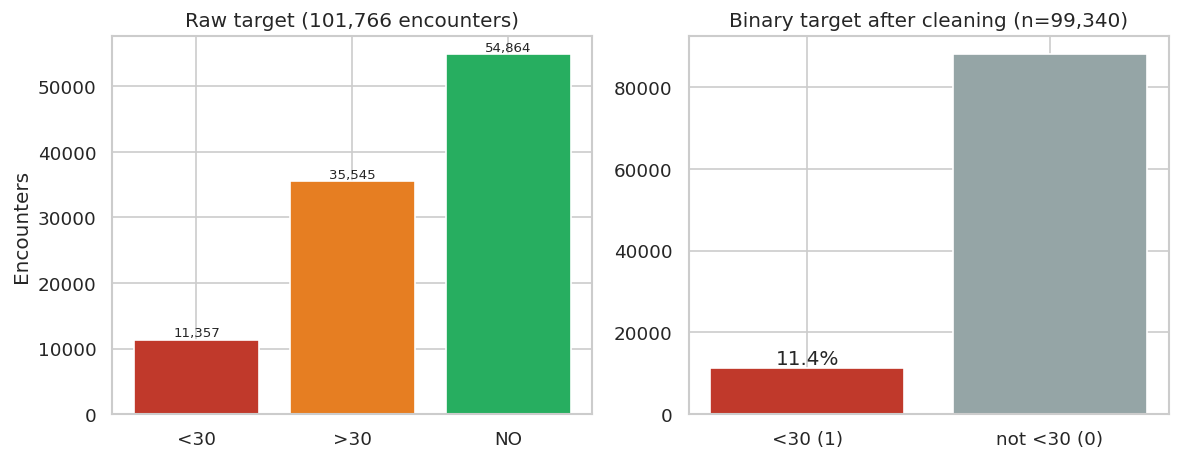
#> input picture reports/figures/eda/eda_plot_1_cell_5.png, 1180 x 460 px, found by its file name
$ python make_dashboard.py
#> lines starting #> are read from the running program, lines starting #| are printed output that depends on the picture
import os
from pathlib import Path
from PIL import Image, ImageDraw, ImageFont

# Paths
root = Path("d:/New26-27/diabetes-readmission-prediction")
fig_dir = root / "reports/figures"
eda_dir = fig_dir / "eda"

# Load source images
img_eda_target = Image.open(eda_dir / "eda_plot_1_cell_5.png") # (1180, 460)
#> img_eda_target is the input picture: PIL image 1180x460 RGBA; mean R, G, B, A 216.6, 219.8, 208.3, 255
img_eda_enc = Image.open(eda_dir / "eda_plot_3_cell_9.png")     # (940, 460)
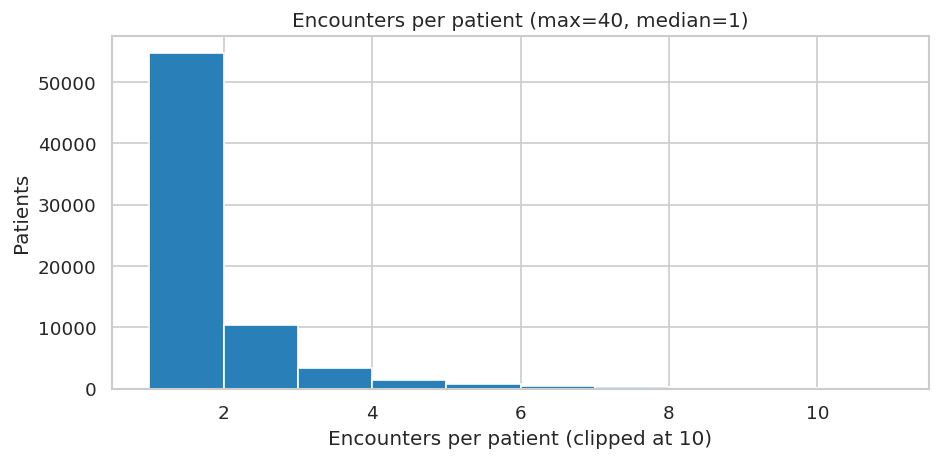
#> input picture reports/figures/eda/eda_plot_3_cell_9.png, 940 x 460 px, found by its file name
#> img_eda_enc is the input picture: PIL image 940x460 RGBA; mean R, G, B, A 235.4, 241.7, 245.8, 255
img_roc = Image.open(fig_dir / "roc_curve.png")                 # (720, 600)
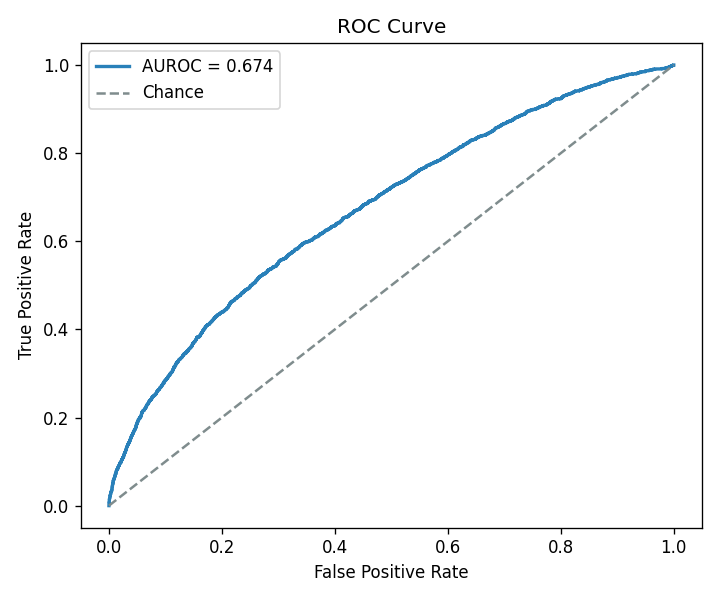
#> input picture reports/figures/roc_curve.png, 720 x 600 px, found by its file name
#> img_roc is the input picture: PIL image 720x600 RGBA; mean R, G, B, A 249.2, 249.9, 250.3, 255
img_pr = Image.open(fig_dir / "pr_curve.png")                   # (720, 600)
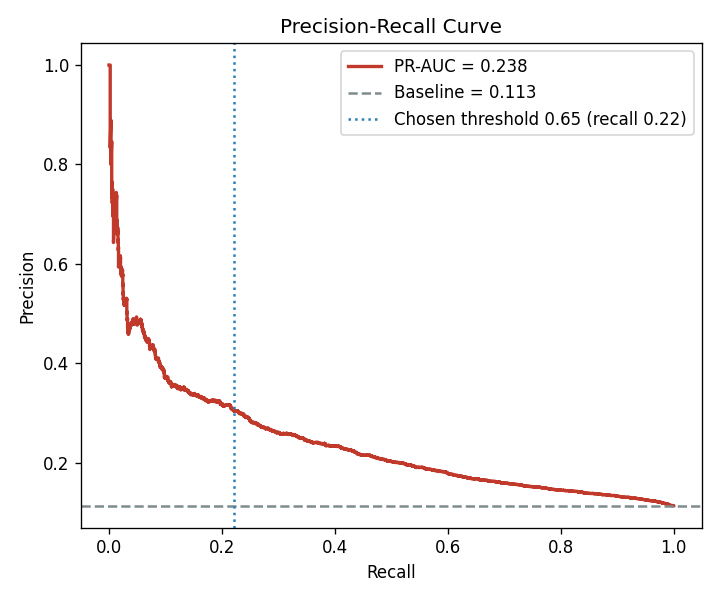
#> input picture reports/figures/pr_curve.png, 720 x 600 px, found by its file name
#> img_pr is the input picture: PIL image 720x600 RGBA; mean R, G, B, A 249.4, 248.2, 248.2, 255
img_cm = Image.open(fig_dir / "confusion_matrix.png")           # (600, 480)
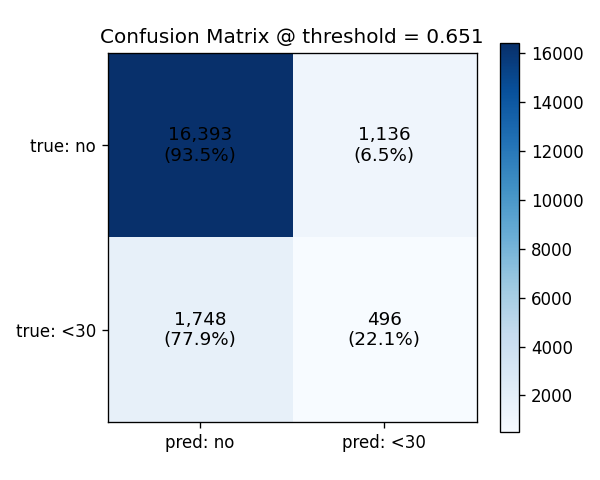
#> input picture reports/figures/confusion_matrix.png, 600 x 480 px, found by its file name
#> img_cm is the input picture: PIL image 600x480 RGBA; mean R, G, B, A 209.9, 217.9, 227.9, 255
img_shap = Image.open(fig_dir / "shap_summary.png")             # (1080, 720)
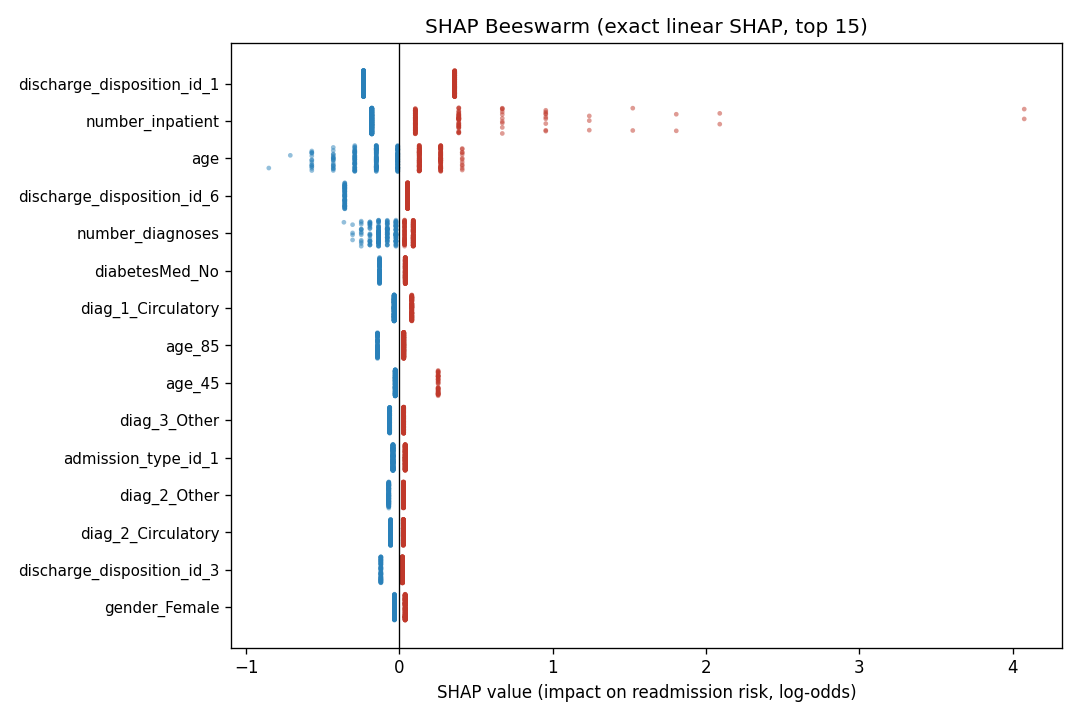
#> input picture reports/figures/shap_summary.png, 1080 x 720 px, found by its file name
#> img_shap is the input picture: PIL image 1080x720 RGBA; mean R, G, B, A 249.1, 248.9, 249.1, 255

# Also rename/copy the top individual plots for easy sharing
img_eda_target.save(fig_dir / "01_before_target_imbalance.png")
img_shap.save(fig_dir / "03_after_shap_explainability.png")

# Combine ROC and PR into one side-by-side performance image
roc_pr_w = img_roc.width + img_pr.width
#> roc_pr_w = 1440
roc_pr_h = max(img_roc.height, img_pr.height)
#> roc_pr_h = 600
roc_pr_comb = Image.new("RGB", (roc_pr_w, roc_pr_h), (255, 255, 255))
#> roc_pr_comb: PIL image 1440x600 RGB; every value is 255
roc_pr_comb.paste(img_roc, (0, 0))
roc_pr_comb.paste(img_pr, (img_roc.width, 0))
roc_pr_comb.save(fig_dir / "02_after_model_performance.png")

# Now build the Comprehensive Master Dashboard (Canvas: 2400 x 1700, clean dark-navy header & crisp cards)
canvas_w = 2400
canvas_h = 1750
dashboard = Image.new("RGB", (canvas_w, canvas_h), (244, 246, 249)) # Light modern slate background
draw = ImageDraw.Draw(dashboard)

# Try default or standard fonts
try:
    font_title = ImageFont.truetype("arial.ttf", 46)
    font_subtitle = ImageFont.truetype("arial.ttf", 26)
    font_sec = ImageFont.truetype("arialbd.ttf", 32)
    font_badge = ImageFont.truetype("arialbd.ttf", 20)
    font_card_title = ImageFont.truetype("arialbd.ttf", 24)
    font_footer = ImageFont.truetype("arial.ttf", 22)
except:
    font_title = ImageFont.load_default()
    font_subtitle = font_title
    font_sec = font_title
    font_badge = font_title
    font_card_title = font_title
    font_footer = font_title

# 1. Header Banner (Dark Medical Navy)
draw.rectangle([(0, 0), (canvas_w, 140)], fill=(16, 37, 66)) # #102542

draw.text((60, 25), "HOSPITAL READMISSION PREDICTION — END-TO-END CLINICAL ML PIPELINE", fill=(255, 255, 255), font=font_title)
draw.text((60, 85), "UCI Diabetes 130-US Hospitals (101,766 Patients) | LightGBM + Linear SHAP + ONNX | PAEP Program", fill=(144, 194, 249), font=font_subtitle)

# 2. Section 1 Badge: BEFORE TRAINING (EDA & Imbalance)
draw.rounded_rectangle([(60, 165), (560, 215)], radius=10, fill=(217, 83, 79)) # Red badge
draw.text((80, 175), "PHASE 1: BEFORE TRAINING (EDA)", fill=(255, 255, 255), font=font_badge)

# Section 1 Cards
# Card 1: Target Imbalance
card1_x, card1_y, card1_w, card1_h = 60, 230, 1120, 580
draw.rounded_rectangle([(card1_x, card1_y), (card1_x + card1_w, card1_y + card1_h)], radius=12, fill=(255, 255, 255), outline=(218, 224, 233), width=2)
draw.text((card1_x + 30, card1_y + 20), "1. Class Imbalance & Readmission Target (<30d vs >30d vs No)", fill=(26, 43, 76), font=font_card_title)
# Resize and paste img_eda_target
eda_tgt_resized = img_eda_target.resize((1060, 480), Image.Resampling.LANCZOS)
dashboard.paste(eda_tgt_resized, (card1_x + 30, card1_y + 70))

# Card 2: Encounters per patient
card2_x, card2_y, card2_w, card2_h = 1220, 230, 1120, 580
draw.rounded_rectangle([(card2_x, card2_y), (card2_x + card2_w, card2_y + card2_h)], radius=12, fill=(255, 255, 255), outline=(218, 224, 233), width=2)
draw.text((card2_x + 30, card2_y + 20), "2. Patient Visit Frequencies — Preventing Data Leakage via GroupSplit", fill=(26, 43, 76), font=font_card_title)
eda_enc_resized = img_eda_enc.resize((1060, 480), Image.Resampling.LANCZOS)
dashboard.paste(eda_enc_resized, (card2_x + 30, card2_y + 70))


# 3. Section 2 Badge: AFTER TRAINING (Evaluation & Explainability)
draw.rounded_rectangle([(60, 835), (630, 885)], radius=10, fill=(40, 167, 69)) # Green badge
draw.text((80, 845), "PHASE 2: AFTER TRAINING (EVAL & XAI)", fill=(255, 255, 255), font=font_badge)

# Bottom Row Cards:
# Card 3: Model Comparison (PR-Curve & ROC)
card3_x, card3_y, card3_w, card3_h = 60, 900, 720, 740
draw.rounded_rectangle([(card3_x, card3_y), (card3_x + card3_w, card3_y + card3_h)], radius=12, fill=(255, 255, 255), outline=(218, 224, 233), width=2)
draw.text((card3_x + 25, card3_y + 20), "3. Model Comparison (PR-AUC 2x Baseline)", fill=(26, 43, 76), font=font_card_title)
pr_resized = img_pr.resize((670, 640), Image.Resampling.LANCZOS)
dashboard.paste(pr_resized, (card3_x + 25, card3_y + 70))

# Card 4: Confusion Matrix at Clinical Threshold
card4_x, card4_y, card4_w, card4_h = 810, 900, 680, 740
draw.rounded_rectangle([(card4_x, card4_y), (card4_x + card4_w, card4_y + card4_h)], radius=12, fill=(255, 255, 255), outline=(218, 224, 233), width=2)
draw.text((card4_x + 25, card4_y + 20), "4. Clinical Decision Threshold (0.651)", fill=(26, 43, 76), font=font_card_title)
cm_resized = img_cm.resize((630, 620), Image.Resampling.LANCZOS)
dashboard.paste(cm_resized, (card4_x + 25, card4_y + 80))
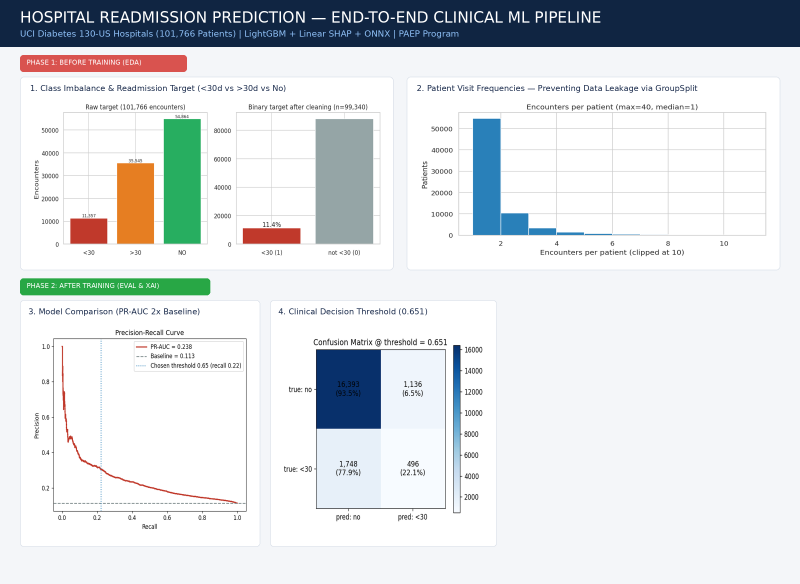
#> dashboard: PIL image 2400x1750 RGB (shown at 1/3 size); mean R, G, B 218.8, 223, 225.9

# Card 5: SHAP Explainability Beeswarm
card5_x, card5_y, card5_w, card5_h = 1520, 900, 820, 740
draw.rounded_rectangle([(card5_x, card5_y), (card5_x + card5_w, card5_y + card5_h)], radius=12, fill=(255, 255, 255), outline=(218, 224, 233), width=2)
draw.text((card5_x + 25, card5_y + 20), "5. Explainable AI — SHAP Clinical Risk Drivers", fill=(26, 43, 76), font=font_card_title)
shap_resized = img_shap.resize((780, 640), Image.Resampling.LANCZOS)
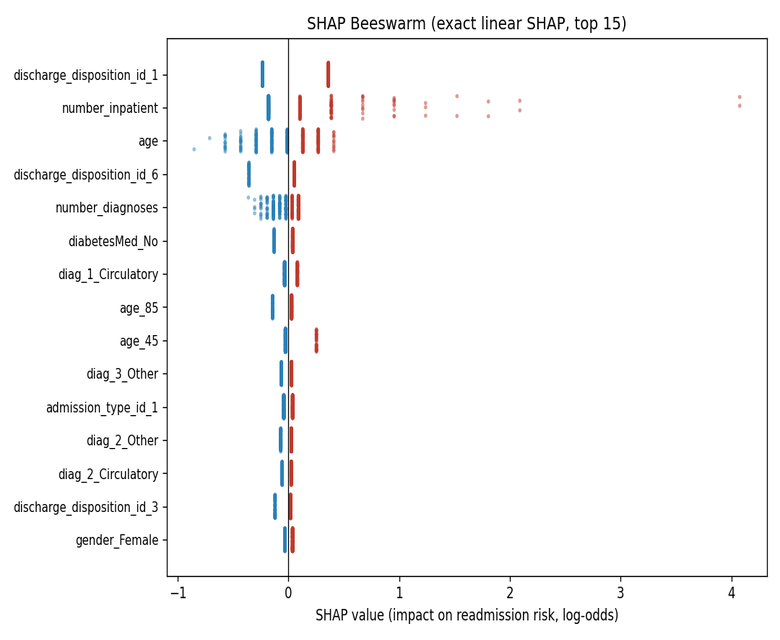
#> shap_resized: PIL image 780x640 RGBA; mean R, G, B, A 248.8, 248.7, 248.9, 255
dashboard.paste(shap_resized, (card5_x + 20, card5_y + 70))

# Save Dashboard
out_dashboard = fig_dir / "pipeline_overview_dashboard.png"
dashboard.save(out_dashboard, quality=95)
print(f"Successfully generated Master Dashboard: {out_dashboard}")
